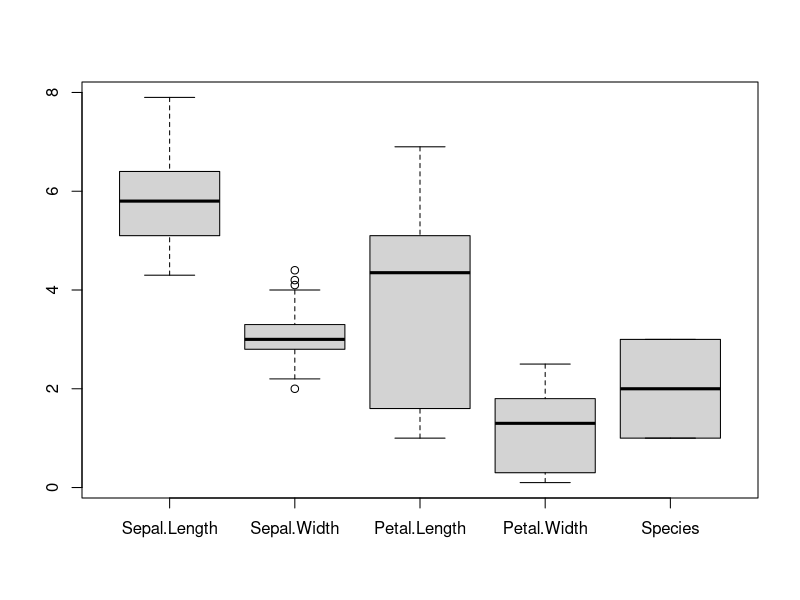
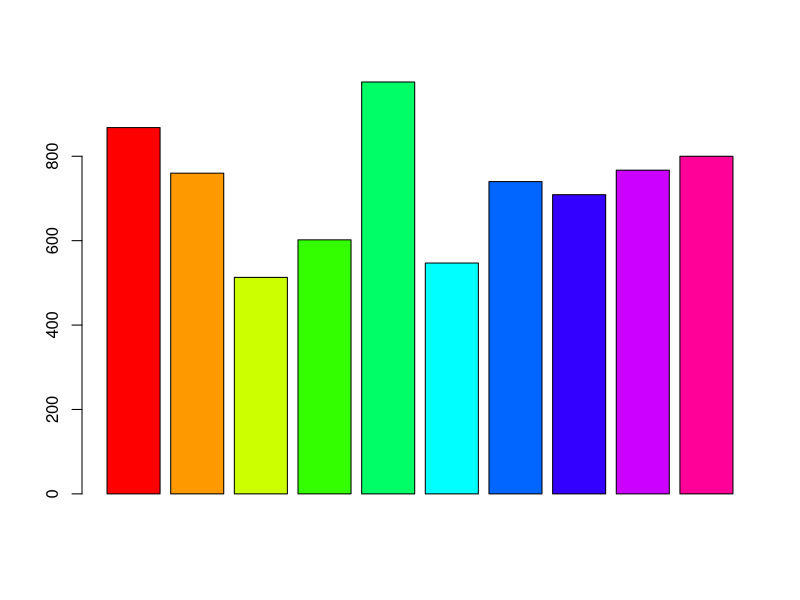

Recreate these plots in R, in order.
## ---- chunk 1
data(iris)
head(iris)
png("images/box1.png")
boxplot(iris)
dev.off()
## ---- chunk 2
v1 <- sample(500:1000, 10, replace=TRUE)
png("images/bar1.png")
barplot(v1, col=rainbow(10))
dev.off()
